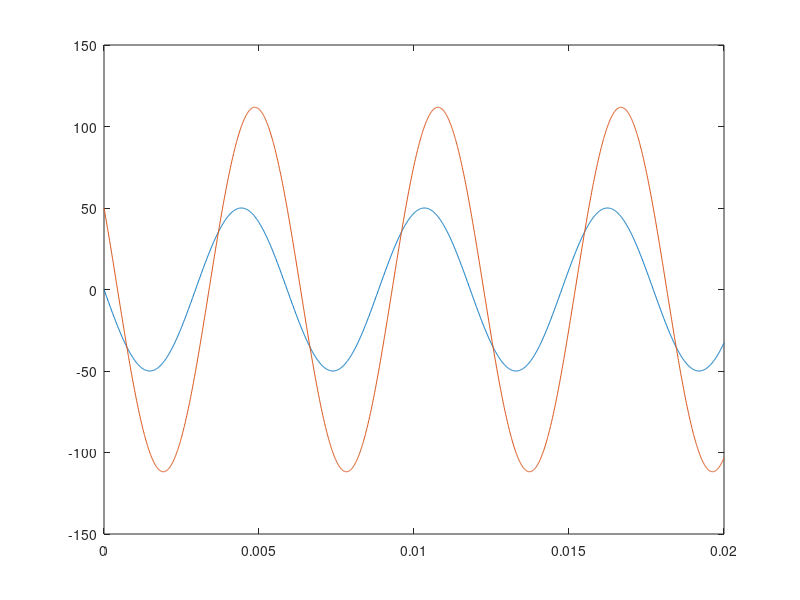

The MATLAB script that drew this image:
clear; close all;

R=4700;
C=200E-9;
B=3; 

%Anfangswerte
z_0=[0; 50];


%Werte für Matrix A
A=[(B-1)/(R*C), -1/(R*C); (2*B-1)/(R*C), -2/(R*C)];


T=linspace(0,0.02,2001);
Y=[]; 

for t=T
    Y=[Y,expm(A*t)*z_0];

end

plot(T,Y);